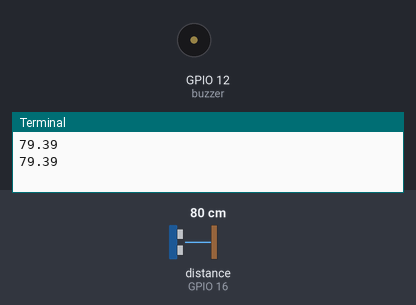
A program run on a simulated Raspberry Pi (BCM pin numbers). Shown: buzzer (waves = sounding, pin HIGH), the last lines printed to the terminal. Inputs (shaded band) come from the test bench; at power-on: distance to the obstacle (sensor on GPIO 16) 80 cm. The echo pulse lasts 58.3 µs per cm; threads take turns every 2 ms; the clock reads 2024-03-15 10:24:30 at power-on unless the program sets it; pins used as bus, display or sensor lines are not drawn.

Above: at 1.2 s.
1.3 s: distance to the obstacle (sensor on GPIO 16) set to 14 cm
2.8 s: distance to the obstacle (sensor on GPIO 16) set to 11 cm
At 3.4 s:
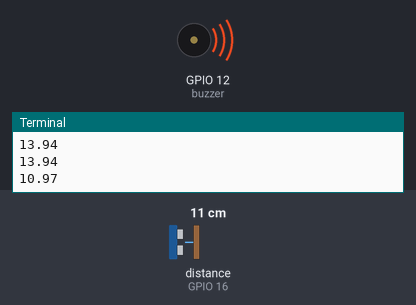
Timing chart, 0 to 5.8 s (numbered marks = the images above; inputs shaded):
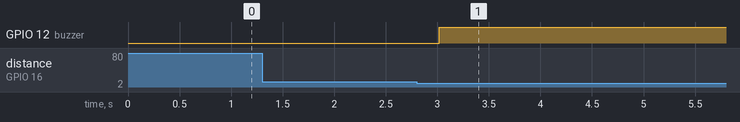

Measured:
- the behaviour switches between 13 and 12 cm on distance to the obstacle (sensor on GPIO 16) (found by bisection; images 0 and 1)
- after the input at 2.8 s, GPIO 12 (buzzer): LOW → HIGH after 0.22 s

The program:

ultraBuzzer.py
```python
import RPi.GPIO as gpio
import time
from threading import Thread, Lock

gpio.setmode(gpio.BCM)

trig = 20
echo = 16
buzzer = 12

gpio.setup(trig, gpio.OUT)
gpio.setup(echo, gpio.IN)
gpio.setup(buzzer, gpio.OUT)

def getDist():
        gpio.output(trig, False)
        time.sleep(0.5)

        gpio.output(trig, True)
        time.sleep(0.00001)
        gpio.output(trig, False)

        while gpio.input(echo) == 0:
            pulse_start = time.time()

        while gpio.input(echo) == 1:
            pulse_end = time.time()

        pulse_duration = pulse_end - pulse_start

        distance = pulse_duration * 17000
        distance = round(distance, 2)

        return distance

lock = Lock()
def buzzerSet(distance):
        gpio.output(buzzer, True)
        time.sleep(distance)
        gpio.output(buzzer, False)
        time.sleep(distance)

try:
    while True:
        #lock.acquire()
        distance = getDist()
        #lock.release()
        print(distance)
        if distance < 12:
            t = Thread(target = buzzerSet, args = (distance,))
            t.start()
            #buzzerSet(0.03)
        #else:
            #gpio.output(buzzer, False)
            #buzzerSet(2)
except:
    gpio.cleanup()
```
